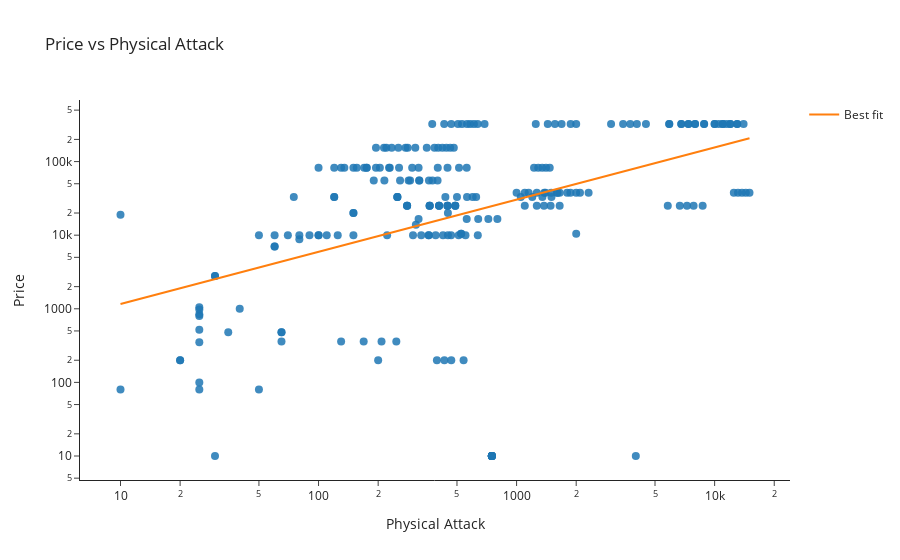
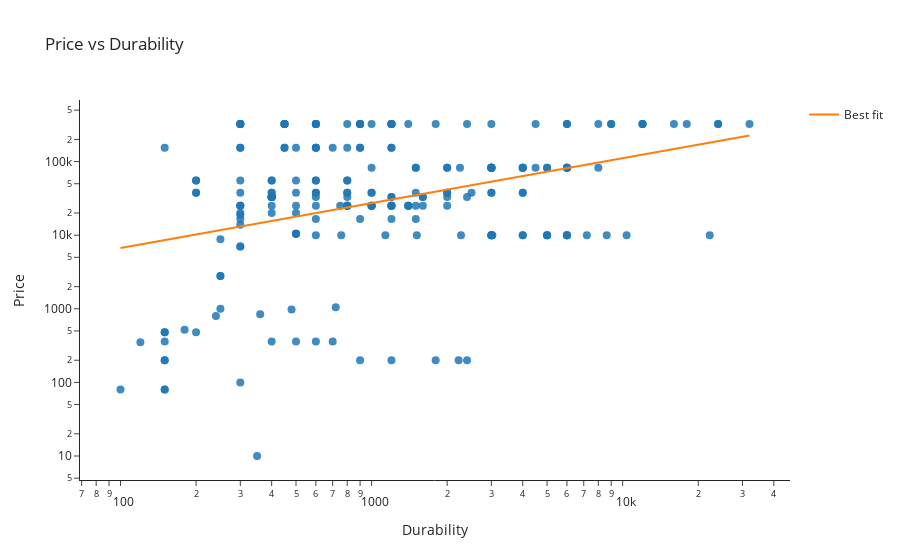

Notebook code for these charts, in order:
### Markdown cell above
#### visualization 3

### Code cell
"""
Palworld Weapon Visualizations — Two Plots with Best-Fit Lines
==============================================================

Single-cell utilities to:
1) Normalize a Palworld weapons DataFrame's schema and numeric types.
2) Render two interactive Plotly scatter plots with best-fit lines:
   a) Price vs Physical Attack
   b) Price vs Durability

Best-Fit Method
---------------
- If `log_axes=False`: ordinary least squares (linear fit) in linear space.
- If `log_axes=True`: fit in log–log space (power-law): log(y) = a + b*log(x),
  which corresponds to y = exp(a) * x**b, and display on log axes.

Usage
-----
Assumes a DataFrame `weapons_df` exists in the environment (e.g., from your scraper).
This cell will show both plots inline.
"""


def sanitize_weapons_df(df: pd.DataFrame) -> pd.DataFrame:
    """
    Standardize expected column names and coerce numeric types.

    Parameters
    ----------
    df : pandas.DataFrame
        Input frame containing weapon stats, potentially with varied column names.

    Returns
    -------
    pandas.DataFrame
        Copy with normalized columns (if present):
        ['Name', 'Price', 'Physical Attack', 'Durability'].
        Non-numeric entries in numeric fields are coerced to NaN.

    Notes
    -----
    - Common aliases are mapped into canonical names (e.g., 'attack' → 'Physical Attack').
    - If 'Name' is missing, an index-based string name is synthesized.
    """
    data = df.copy()

    rename_map = {
        "name": "Name",
        "item_name": "Name",
        "price": "Price",
        "physical_attack": "Physical Attack",
        "attack": "Physical Attack",
        "phys_atk": "Physical Attack",
        "durability": "Durability",
    }
    lowered = {c.lower(): c for c in data.columns}
    for k, v in rename_map.items():
        if k in lowered and v not in data.columns:
            data.rename(columns={lowered[k]: v}, inplace=True)

    for col in ["Price", "Physical Attack", "Durability"]:
        if col in data.columns:
            data[col] = pd.to_numeric(data[col], errors="coerce")

    data["Name"] = data.get("Name", data.index).astype(str)
    return data


def _best_fit_line(x: np.ndarray, y: np.ndarray, log_axes: bool) -> tuple[np.ndarray, np.ndarray]:
    """
    Compute best-fit line coordinates over the span of x.

    Parameters
    ----------
    x, y : np.ndarray
        1-D arrays of equal length (NaNs removed by caller).
    log_axes : bool
        If True, fit in log–log space (power-law). Otherwise, linear fit.

    Returns
    -------
    x_fit, y_fit : np.ndarray
        Sorted x over its range and corresponding fitted y values.
    """
    # Sort by x for a clean line
    order = np.argsort(x)
    x_sorted = x[order]
    y_sorted = y[order]

    if log_axes:
        # Filter to positive values (log domain)
        mask = (x_sorted > 0) & (y_sorted > 0)
        xz = x_sorted[mask]
        yz = y_sorted[mask]
        if len(xz) < 2:
            return x_sorted, np.full_like(x_sorted, np.nan)

        lx, ly = np.log(xz), np.log(yz)
        b, a = np.polyfit(lx, ly, 1)  # ly ≈ a + b*lx
        y_fit = np.exp(a) * x_sorted**b
        return x_sorted, y_fit
    else:
        if len(x_sorted) < 2:
            return x_sorted, np.full_like(x_sorted, np.nan)
        m, c = np.polyfit(x_sorted, y_sorted, 1)  # y ≈ m*x + c
        y_fit = m * x_sorted + c
        return x_sorted, y_fit


def interactive_scatter_with_fit(
    df: pd.DataFrame,
    *,
    x: str,
    y: str,
    title: str,
    hover_cols: Optional[Iterable[str]] = None,
    log_axes: bool = True,
    template: str = "simple_white",
    marker_size: int = 8,
    marker_opacity: float = 0.85,
):
    """
    Render a Plotly scatter plot with an overlaid best-fit line.

    Parameters
    ----------
    df : pandas.DataFrame
        Source data frame (will be sanitized).
    x : str
        Column name for the x-axis.
    y : str
        Column name for the y-axis.
    title : str
        Figure title.
    hover_cols : Iterable[str], optional
        Additional columns to include in the hover tooltip, if present.
    log_axes : bool, default True
        If True, plot both axes on a logarithmic scale and fit in log–log space.
    template : str, default "simple_white"
        Plotly template for styling.
    marker_size : int, default 8
        Point size.
    marker_opacity : float, default 0.85
        Point opacity in [0, 1].

    Returns
    -------
    plotly.graph_objects.Figure
        Interactive scatter plot with best-fit line.
    """
    data = sanitize_weapons_df(df).dropna(subset=[x, y]).copy()
    hover_cols = [c for c in (hover_cols or []) if c in data.columns]

    fig = px.scatter(
        data,
        x=x,
        y=y,
        hover_data=["Name", *hover_cols] if "Name" in data.columns else hover_cols,
        title=title,
        log_x=log_axes,
        log_y=log_axes,
        template=template,
    )
    fig.update_traces(marker=dict(size=marker_size, opacity=marker_opacity))

    # Best-fit line
    x_vals = data[x].to_numpy(dtype=float)
    y_vals = data[y].to_numpy(dtype=float)
    mask = ~np.isnan(x_vals) & ~np.isnan(y_vals)
    if mask.sum() >= 2:
        x_fit, y_fit = _best_fit_line(x_vals[mask], y_vals[mask], log_axes)
        fig.add_trace(
            go.Scatter(
                x=x_fit,
                y=y_fit,
                mode="lines",
                name="Best fit",
                hoverinfo="skip",
            )
        )

    fig.show()
    return fig


def plot_weapon_relationships(df: pd.DataFrame, *, log_axes: bool = True, template: str = "simple_white"):
    """
    Produce the two interactive weapon relationship plots with best-fit lines:

      1) Price vs Physical Attack
      2) Price vs Durability

    Parameters
    ----------
    df : pandas.DataFrame
        Weapons data (columns auto-normalized internally).
    log_axes : bool, default True
        Apply log scaling to both axes and use power-law best-fit.
    template : str, default "simple_white"
        Plotly template for styling.

    Returns
    -------
    dict[str, plotly.graph_objects.Figure]
        Figures keyed by:
        {"price_vs_attack", "price_vs_durability"}.
    """
    figs = {}
    figs["price_vs_attack"] = interactive_scatter_with_fit(
        df,
        x="Physical Attack",
        y="Price",
        title="Price vs Physical Attack",
        hover_cols=["Durability"],
        log_axes=log_axes,
        template=template,
    )
    figs["price_vs_durability"] = interactive_scatter_with_fit(
        df,
        x="Durability",
        y="Price",
        title="Price vs Durability",
        hover_cols=["Physical Attack"],
        log_axes=log_axes,
        template=template,
    )
    return figs


# ---- Execute (shows both plots) ----
_ = plot_weapon_relationships(weapons_df, log_axes=True)

### Figure 1 — Plotly figure (JSON) as saved in the notebook; plotly's stock layout.template omitted (floating-point values rounded to 4 significant figures; data arrays with more than 128 entries replaced by an {"elided": "..."} marker saying what was removed)
{"data": [{"customdata": {"elided": "230x2 mixed values"}, "hovertemplate": "Physical Attack=%{x}<br>Price=%{y}<br>Name=%{customdata[0]}<br>Durability=%{customdata[1]}<extra></extra>", "legendgroup": "", "marker": {"color": "#1F77B4", "opacity": 0.85, "size": 8, "symbol": "circle"}, "mode": "markers", "name": "", "orientation": "v", "showlegend": false, "type": "scatter", "x": {"elided": "230 float values"}, "xaxis": "x", "y": {"elided": "230 int values"}, "yaxis": "y"}, {"hoverinfo": "skip", "mode": "lines", "name": "Best fit", "type": "scatter", "x": {"elided": "230 float values"}, "y": {"elided": "230 float values"}}], "layout": {"autosize": true, "legend": {"tracegroupgap": 0}, "title": {"text": "Price vs Physical Attack"}, "xaxis": {"anchor": "y", "autorange": true, "domain": [0, 1], "range": [0.8069, 4.369], "title": {"text": "Physical Attack"}, "type": "log"}, "yaxis": {"anchor": "x", "autorange": true, "domain": [0, 1], "range": [0.5846, 5.926], "title": {"text": "Price"}, "type": "log"}}}

### Figure 2 — Plotly figure (JSON) as saved in the notebook; plotly's stock layout.template omitted (floating-point values rounded to 4 significant figures; data arrays with more than 128 entries replaced by an {"elided": "..."} marker saying what was removed)
{"data": [{"customdata": {"elided": "220x2 mixed values"}, "hovertemplate": "Durability=%{x}<br>Price=%{y}<br>Name=%{customdata[0]}<br>Physical Attack=%{customdata[1]}<extra></extra>", "legendgroup": "", "marker": {"color": "#1F77B4", "opacity": 0.85, "size": 8, "symbol": "circle"}, "mode": "markers", "name": "", "orientation": "v", "showlegend": false, "type": "scatter", "x": {"elided": "220 float values"}, "xaxis": "x", "y": {"elided": "220 int values"}, "yaxis": "y"}, {"hoverinfo": "skip", "mode": "lines", "name": "Best fit", "type": "scatter", "x": {"elided": "220 float values"}, "y": {"elided": "220 float values"}}], "layout": {"autosize": true, "legend": {"tracegroupgap": 0}, "title": {"text": "Price vs Durability"}, "xaxis": {"anchor": "y", "autorange": true, "domain": [0, 1], "range": [1.848, 4.657], "title": {"text": "Durability"}, "type": "log"}, "yaxis": {"anchor": "x", "autorange": true, "domain": [0, 1], "range": [0.5846, 5.926], "title": {"text": "Price"}, "type": "log"}}}
